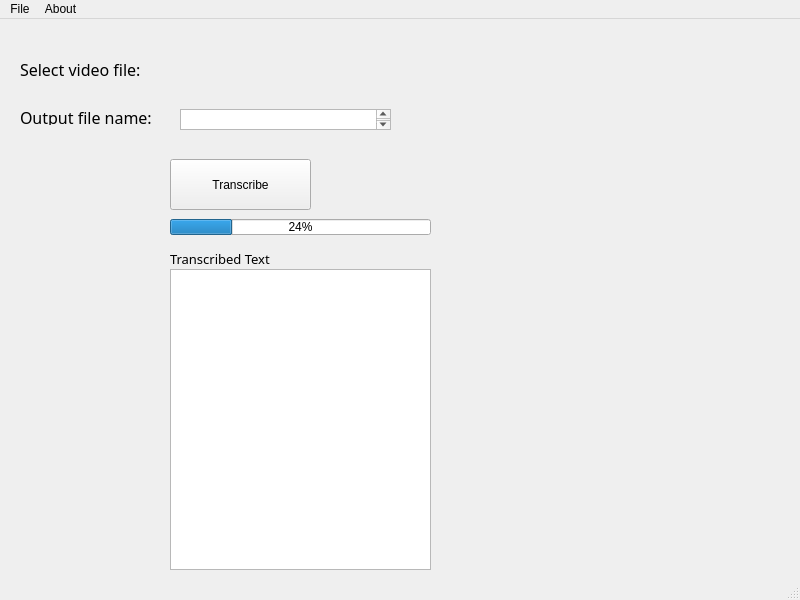
<?xml version="1.0" encoding="UTF-8"?>
<ui version="4.0">
 <class>MainWindow</class>
 <widget class="QMainWindow" name="MainWindow">
  <property name="geometry">
   <rect>
    <x>0</x>
    <y>0</y>
    <width>800</width>
    <height>600</height>
   </rect>
  </property>
  <property name="windowTitle">
   <string>MainWindow</string>
  </property>
  <widget class="QWidget" name="centralwidget">
   <widget class="QPushButton" name="pushButton">
    <property name="geometry">
     <rect>
      <x>170</x>
      <y>140</y>
      <width>141</width>
      <height>51</height>
     </rect>
    </property>
    <property name="text">
     <string>Transcribe</string>
    </property>
   </widget>
   <widget class="QWidget" name="formLayoutWidget">
    <property name="geometry">
     <rect>
      <x>180</x>
      <y>40</y>
      <width>191</width>
      <height>21</height>
     </rect>
    </property>
    <layout class="QFormLayout" name="formVideo"/>
   </widget>
   <widget class="QLabel" name="lblSpeech">
    <property name="geometry">
     <rect>
      <x>20</x>
      <y>40</y>
      <width>161</width>
      <height>21</height>
     </rect>
    </property>
    <property name="minimumSize">
     <size>
      <width>0</width>
      <height>0</height>
     </size>
    </property>
    <property name="font">
     <font>
      <family>Montserrat SemiBold</family>
      <pointsize>12</pointsize>
     </font>
    </property>
    <property name="text">
     <string>Select video file:</string>
    </property>
   </widget>
   <widget class="QLabel" name="label">
    <property name="geometry">
     <rect>
      <x>20</x>
      <y>90</y>
      <width>151</width>
      <height>16</height>
     </rect>
    </property>
    <property name="font">
     <font>
      <family>Montserrat SemiBold</family>
      <pointsize>12</pointsize>
     </font>
    </property>
    <property name="text">
     <string>Output file name:</string>
    </property>
   </widget>
   <widget class="QLabel" name="label_2">
    <property name="geometry">
     <rect>
      <x>170</x>
      <y>230</y>
      <width>141</width>
      <height>20</height>
     </rect>
    </property>
    <property name="font">
     <font>
      <family>Montserrat SemiBold</family>
      <pointsize>10</pointsize>
     </font>
    </property>
    <property name="text">
     <string>Transcribed Text</string>
    </property>
   </widget>
   <widget class="QTextEdit" name="textEdit">
    <property name="geometry">
     <rect>
      <x>170</x>
      <y>250</y>
      <width>261</width>
      <height>301</height>
     </rect>
    </property>
   </widget>
   <widget class="QProgressBar" name="progressBar">
    <property name="geometry">
     <rect>
      <x>170</x>
      <y>200</y>
      <width>261</width>
      <height>16</height>
     </rect>
    </property>
    <property name="value">
     <number>24</number>
    </property>
   </widget>
   <widget class="QPlainTextEdit" name="plainTextEdit">
    <property name="geometry">
     <rect>
      <x>180</x>
      <y>90</y>
      <width>211</width>
      <height>21</height>
     </rect>
    </property>
   </widget>
  </widget>
  <widget class="QMenuBar" name="menubar">
   <property name="geometry">
    <rect>
     <x>0</x>
     <y>0</y>
     <width>800</width>
     <height>21</height>
    </rect>
   </property>
   <widget class="QMenu" name="menuFile">
    <property name="title">
     <string>File</string>
    </property>
    <addaction name="actionOpen_Mp4_video_recording"/>
    <addaction name="actionNew"/>
   </widget>
   <widget class="QMenu" name="menuAbout">
    <property name="title">
     <string>About</string>
    </property>
   </widget>
   <addaction name="menuFile"/>
   <addaction name="menuAbout"/>
  </widget>
  <widget class="QStatusBar" name="statusbar"/>
  <action name="actionOpen_Mp4_video_recording">
   <property name="text">
    <string>Open Mp4 video recording</string>
   </property>
  </action>
  <action name="actionNew">
   <property name="text">
    <string>New</string>
   </property>
  </action>
 </widget>
 <resources/>
 <connections/>
</ui>
